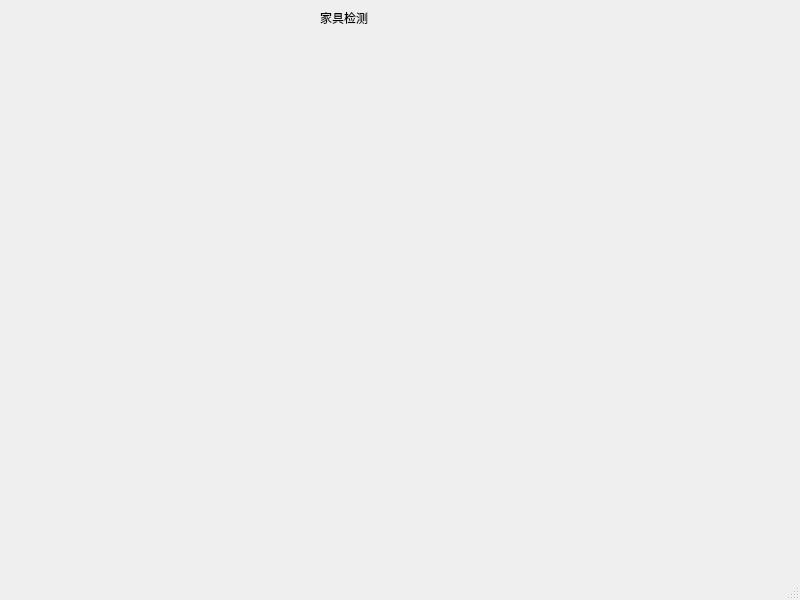
<?xml version="1.0" encoding="UTF-8"?>
<ui version="4.0">
 <class>MainWindow</class>
 <widget class="QMainWindow" name="MainWindow">
  <property name="geometry">
   <rect>
    <x>0</x>
    <y>0</y>
    <width>800</width>
    <height>600</height>
   </rect>
  </property>
  <property name="windowTitle">
   <string>MainWindow</string>
  </property>
  <widget class="QWidget" name="centralwidget">
   <widget class="QLabel" name="label">
    <property name="geometry">
     <rect>
      <x>320</x>
      <y>10</y>
      <width>71</width>
      <height>16</height>
     </rect>
    </property>
    <property name="text">
     <string>家具检测</string>
    </property>
   </widget>
  </widget>
  <widget class="QMenuBar" name="menubar">
   <property name="geometry">
    <rect>
     <x>0</x>
     <y>0</y>
     <width>800</width>
     <height>22</height>
    </rect>
   </property>
  </widget>
  <widget class="QStatusBar" name="statusbar"/>
 </widget>
 <resources/>
 <connections/>
</ui>
